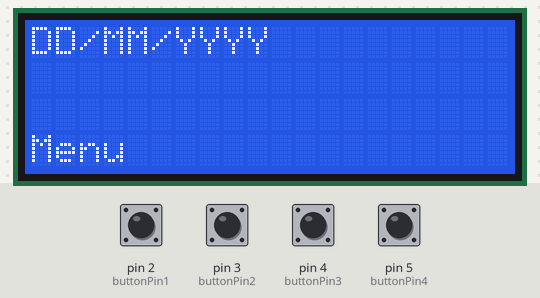
Recording of a sketch running on a simulated Arduino Uno, built with avr-gcc and run on an emulated ATmega328P. On the bench: 20×4 character LCD. Inputs (shaded band) come from the test bench; at power-on: pin 2 (buttonPin1), pin 3 (buttonPin2), pin 4 (buttonPin3), pin 5 (buttonPin4) HIGH. What the sketch prints to the serial monitor is not drawn.

Above: at 1.3 s.
1.4 s: pin 2 (buttonPin1) pulled LOW for 0.15 s
At 2.3 s:
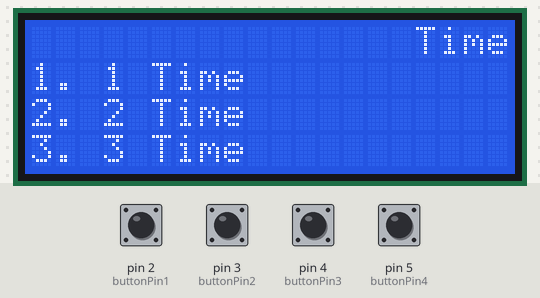
3.0 s: pin 4 (buttonPin3) pulled LOW for 0.15 s
At 3.8 s:
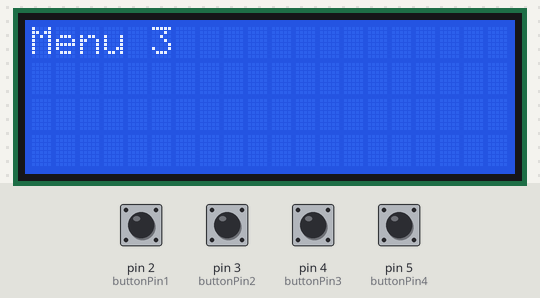
4.6 s: pin 5 (buttonPin4) pulled LOW for 0.15 s
At 5.0 s:
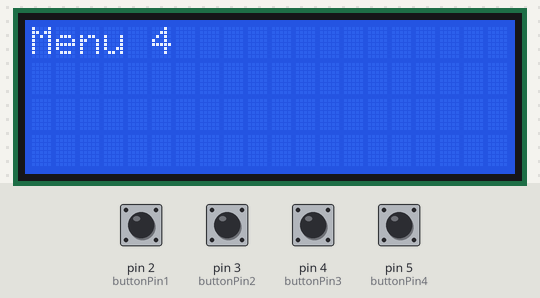
7.8 s: pin 2 (buttonPin1) pulled LOW for 1 s
At 8.4 s:
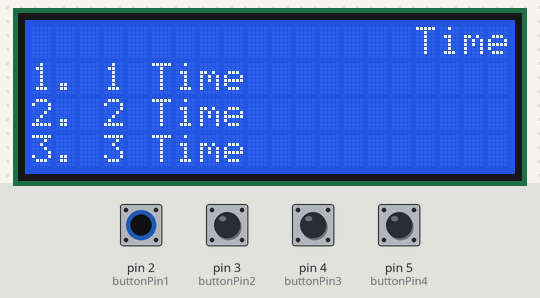
10.3 s: pin 4 (buttonPin3) pulled LOW for 1 s
At 11.8 s:
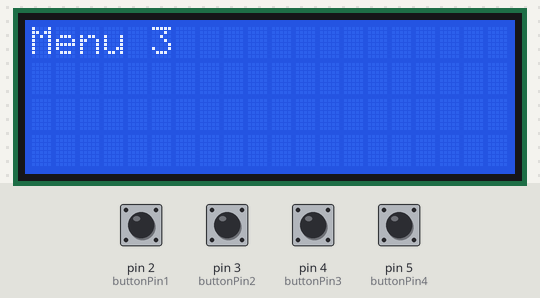
Timing chart, 0 to 13.3 s (numbered marks = the images above; inputs shaded):
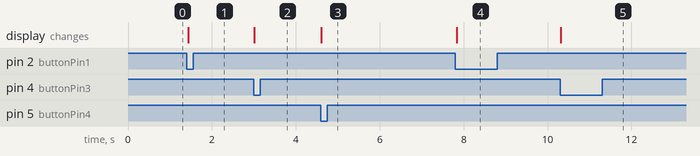

Measured:
- after the input at 1.4 s, the display: changes at once (image 1)
- after the input at 3.0 s, the display: changes at once (image 2)
- after the input at 4.6 s, the display: changes at once (image 3)
- after the input at 7.8 s, the display: changes at once (image 4)
- after the input at 10.3 s, the display: changes at once (image 5)

The sketch:

ButtonLCDMenu.ino
```cpp
//include
#include <LiquidCrystal_I2C.h>
#include <Wire.h>

LiquidCrystal_I2C lcd(0x27,20,4);

//conts
const int buttonPin1 = 2;
const int buttonPin2 = 3;
const int buttonPin3 = 4;
const int buttonPin4 = 5;
//int
int buttonState1 = 0;
int buttonState2 = 0;
int buttonState3 = 0;
int buttonState4 = 0;
int prevButtonState1;
int prevButtonState2;
int prevButtonState3;
int prevButtonState4;
//currentMenu
int isMenu = 0;
int isSelected = 0;

void setup() {
  // put your setup code here, to run once:
  //serial
  Serial.begin(9600);
  //lcdSetup
  lcd.init();
  lcd.begin(20, 4);
  lcd.backlight();
  lcd.clear();
  lcd.setCursor(0,0);
  lcd.print("DD/MM/YYYY");
  lcd.setCursor(0,3);
  lcd.print("Menu");
  //pinMode
  pinMode(buttonPin1, INPUT);
  pinMode(buttonPin2, INPUT);
  pinMode(buttonPin3, INPUT);
  pinMode(buttonPin4, INPUT);
  digitalWrite(buttonPin1, LOW);
  digitalWrite(buttonPin2, LOW);
  digitalWrite(buttonPin3, LOW);
  digitalWrite(buttonPin4, LOW);

}

void loop() {
  // put your main code here, to run repeatedly:
  buttonState1 = digitalRead(buttonPin1);
  buttonState2 = digitalRead(buttonPin2);
  buttonState3 = digitalRead(buttonPin3);
  buttonState4 = digitalRead(buttonPin4);
//  Serial.println("Loop");
  //if currentMenu to showStatus
  //if button
  if(buttonState1 == LOW && prevButtonState1 == HIGH) {
    Serial.println("Button 1");
    lcd.clear();
    lcd.setCursor(16,0);
    lcd.print("Time");
    Serial.println("loop in menu");
    lcd.setCursor(0,1);
    lcd.print("1. 1 Time");
    lcd.setCursor(0,2);
    lcd.print("2. 2 Time");
    lcd.setCursor(0,3);
    lcd.print("3. 3 Time");
    isMenu = 1;
    prevButtonState1 = buttonState1;
  } else if(buttonState2 == LOW && prevButtonState2 == HIGH) {
    if(isMenu == 1) {
      Serial.println("isMenu = 1");
      Serial.println(isSelected);
//      isSelected++;
      if(isSelected == 1) {
        lcd.setCursor(10,1);
        lcd.print("<===");
      } else if(isSelected == 2) {
        lcd.setCursor(10,2);
        lcd.print("<===");
      } else if(isSelected == 3) {
        lcd.setCursor(10,3);
        lcd.print("<===");
      } else {
        isSelected = 0;
      }

    } else {
    Serial.println("Button 2");
    lcd.clear();
    lcd.setCursor(0,0);
    lcd.print("Menu 2");
    prevButtonState2 = buttonState2;
    }
  } else if(buttonState3 == LOW && prevButtonState3 == HIGH) {
    Serial.println("Button 3");
    lcd.clear();
    lcd.setCursor(0,0);
    lcd.print("Menu 3");
    prevButtonState3 = buttonState3;
  } else if(buttonState4 == LOW && prevButtonState4 == HIGH) {
    Serial.println("Button 4");
    lcd.clear();
    lcd.setCursor(0,0);
    lcd.print("Menu 4");
    prevButtonState4 = buttonState4;
  } else {
    prevButtonState1 = buttonState1;
    prevButtonState2 = buttonState2;
    prevButtonState3 = buttonState3;
    prevButtonState4 = buttonState4;
  }

}
```
